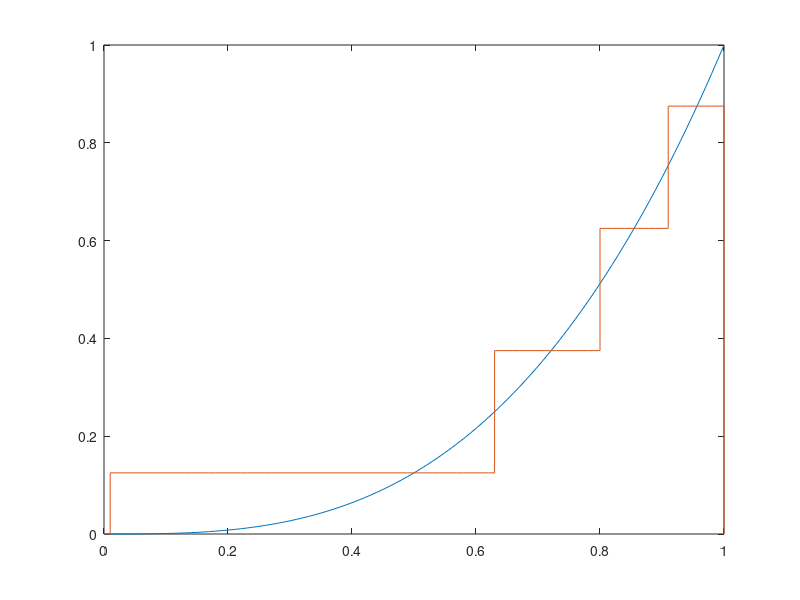

MATLAB code for this plot: (Note: this script raises an error after producing the figure.)
t = 0:0.01:1;
y = t.^3;
Am = 1;
bit=3;
Nsamples=length(y); %calculating the total number of samples
quantised_out=zeros(1,Nsamples); %making an array of size=number of samples
%midrise
del=2*Am/(2^bit); %determining the step size
Llow=-Am+del/2;
Lhigh=Am-del/2;

for i=Llow:del:Lhigh %Iterating from lowest to the highest levels

    for j=1:Nsamples %taking the whole sampled vector
     if(((i-del/2)<y(j))&&(y(j)<(i+del/2)))        % Quantizing the sampled value 
        quantised_out(j)=i;                        % to the quantization level if it 
     end                               % lies within the bound of -del/2 and
    end                                % del/2 of the level.
end
plot(t,y);
hold on;
stairs(t,quantised_out); %plotting wave forms.
hold on;
snr(quantised_out,quantised_out - y)